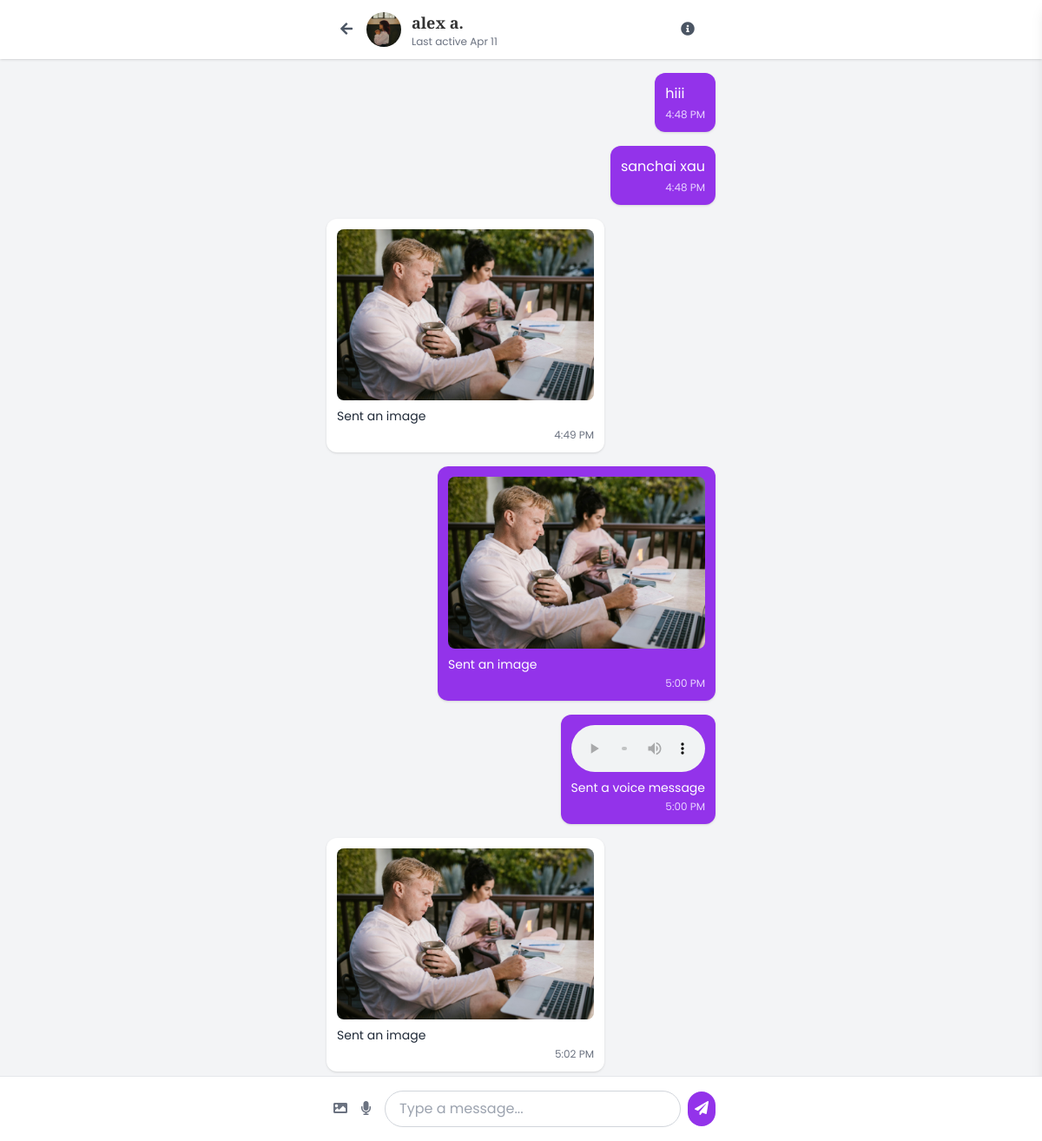
The app's page /messages/1/ (signed in) with its own data.
### app/models.py (models this page shows, shortened)
class UserProfile(models.Model):
    GENDER_CHOICES = (
        ('M', 'Male'),
        ('F', 'Female'),
        ('O', 'Other'),
    )
    user = models.OneToOneField(User, on_delete=models.CASCADE, related_name='profile')
    bio = models.TextField(max_length=500, blank=True)
    birth_date = models.DateField(null=True, blank=True)
    gender = models.CharField(max_length=1, choices=GENDER_CHOICES)
    location = models.CharField(max_length=100, blank=True)
    occupation = models.CharField(max_length=100, blank=True)
    profile_picture = models.ImageField(upload_to='profile_pics/', null=True, blank=True)
    interests = models.ManyToManyField(Interest, blank=True)
    latitude = models.FloatField(null=True, blank=True)
    longitude = models.FloatField(null=True, blank=True)
    last_active = models.DateTimeField(auto_now=True)
    def age(self):
        from datetime import date
        if self.birth_date:
            today = date.today()
            return today.year - self.birth_date.year - ((today.month, today.day) < (self.birth_date.month, self.birth_date.day))
        return None

class Message(models.Model):
    MESSAGE_TYPE_CHOICES = (
        ('text', 'Text'),
        ('image', 'Image'),
        ('voice', 'Voice'),
    )
    conversation = models.ForeignKey(Conversation, on_delete=models.CASCADE, related_name='messages')
    sender = models.ForeignKey(User, on_delete=models.CASCADE)
    content = models.TextField()
    image = models.ImageField(upload_to='chat_images/', null=True, blank=True)
    voice = models.FileField(upload_to='chat_voice/', null=True, blank=True)
    message_type = models.CharField(max_length=10, choices=MESSAGE_TYPE_CHOICES, default='text')
    is_read = models.BooleanField(default=False)
    created_at = models.DateTimeField(auto_now_add=True)
    class Meta:
        ordering = ['created_at']

### app/views.py (the view)
# urls.py: path('messages/<int:conversation_id>/', views.chat, name='chat'),
@login_required
def chat(request, conversation_id):
    conversation = get_object_or_404(
        Conversation.objects.get_conversations_for_user(request.user),
        id=conversation_id
    )
    other_user = conversation.get_other_user(request.user)
    other_profile = other_user.profile
    Message.objects.filter(
        conversation=conversation,
        sender=other_user,
        is_read=False
    ).update(is_read=True)
    messages_list = conversation.messages.all()
    return render(request, 'app/chat.html', {
        'conversation': conversation,
        'other_user': other_user,
        'other_profile': other_profile,
        'messages': messages_list
    })

### app/models.py (called while the page is built)
    def get_conversations_for_user(self, user):
        return self.filter(Q(user1=user) | Q(user2=user))

    def get_other_user(self, user):
        if user == self.user1:
            return self.user2
        return self.user1

### templates/app/chat.html (shortened to what this page needs)
{% extends 'app/base.html' %}
{% block content %}
<div class="flex flex-col h-screen bg-gray-100">
    <div class="bg-white shadow z-10">
        <div class="max-w-md mx-auto px-4 py-3">
            <div class="flex items-center">
                <a href="{% url 'conversations' %}" class="mr-4 text-gray-600">
                    <i class="fas fa-arrow-left"></i>
                </a>
                <div class="relative">
                    {% if other_profile.profile_picture %}
                    <img alt="{{ other_user.first_name }}'s profile picture" class="w-10 h-10 rounded-full object-cover" src="{{ other_profile.profile_picture.url }}"/>
                    {% else %}
                    <div class="w-10 h-10 rounded-full bg-gray-200 flex items-center justify-center">
                        <i class="fas fa-user text-gray-400"></i>
                    </div>
                    {% endif %}
                </div>
                <div class="ml-3 flex-1">
                    <h1 class="text-lg font-semibold">
                        {{ other_user.first_name }}
                        {% if other_user.last_name %}
                            {{ other_user.last_name|first }}.
                        {% endif %}
                    </h1>
                    <p class="text-xs text-gray-500">
                        {% if other_user.profile.last_active|date:'Y-m-d' == now|date:'Y-m-d' %}
                            Active today
                        {% else %}
                            Last active {{ other_user.profile.last_active|date:"M d" }}
                        {% endif %}
                    </p>
                </div>
                <button class="p-2 rounded-full hover:bg-gray-100" id="profile-info-btn" aria-label="View Profile">
                    <i class="fas fa-info-circle text-gray-600"></i>
                </button>
            </div>
        </div>
    </div>
    <div class="flex-1 overflow-y-auto p-4 pb-20" id="chat-messages">
        <div class="max-w-md mx-auto space-y-4">
            {% if messages %}
                {% for message in messages %}
                    <div class="flex {% if message.sender == user %}justify-end{% endif %}">
                        <div class="max-w-xs {% if message.sender == user %}bg-purple-600 text-white{% else %}bg-white text-gray-800{% endif %} rounded-xl p-3 shadow">
                            {% if message.message_type == 'text' %}
                                <p>{{ message.content }}</p>
                            {% elif message.message_type == 'image' %}
                                <div class="mb-2">
                                    <img src="{{ message.image.url }}" alt="Image" class="max-w-full rounded-lg">
                                </div>
                                {% if message.content %}
                                    <p class="text-sm">{{ message.content }}</p>
                                {% endif %}
                            {% elif message.message_type == 'voice' %}
                                <div class="mb-2">
                                    <audio controls class="w-full">
                                        <source src="{{ message.voice.url }}" type="audio/mpeg">
                                    </audio>
                                </div>
                                {% if message.content %}
                                    <p class="text-sm">{{ message.content }}</p>
                                {% endif %}
                            {% endif %}
                            <p class="text-xs {% if message.sender == user %}text-purple-200{% else %}text-gray-500{% endif %} text-right mt-1">
                                {{ message.created_at|time:"g:i A" }}
                            </p>
                        </div>
                    </div>
                {% endfor %}
            {% else %}
                <div class="text-center text-gray-500 py-8">
                    <p>No messages yet. Say hello!</p>
                </div>
            {% endif %}
        </div>
    </div>
    <div class="bg-white border-t border-gray-200 p-4 fixed bottom-0 left-0 right-0 z-50">
        <div class="max-w-md mx-auto">
            <form id="message-form" class="flex flex-col">
                <div class="flex items-center">
                    <div class="flex mr-2">
                        <button type="button" id="image-button" class="p-2 text-gray-500 hover:text-purple-500" title="Send Image" aria-label="Send Image">
                            <i class="fas fa-image"></i>
                        </button>
                        <button type="button" id="voice-button" class="p-2 text-gray-500 hover:text-purple-500" title="Send Voice Message" aria-label="Send Voice Message">
                            <i class="fas fa-microphone"></i>
                        </button>
                    </div>
                    <div class="flex-1 flex items-center">
                        <input type="text" id="message-input" placeholder="Type a message..." class="w-full border border-gray-300 rounded-full py-2 px-4 focus:outline-none focus:ring-2 focus:ring-purple-500 focus:border-transparent">
                        <button type="submit" id="send-button" class="ml-2 bg-purple-600 text-white rounded-full p-2 hover:bg-purple-700" aria-label="Send Message">
                            <i class="fas fa-paper-plane"></i>
                        </button>
                    </div>
                </div>
            </form>
        </div>
    </div>
</div>
{% endblock %}

### templates/app/base.html (style rules this page uses)
:root { --primary-purple: #9b87f5; --secondary-purple: #7E69AB; --light-purple: #D6BCFA; --affair-pink: #FFDEE2; --affair-peach: #FDE1D3; --affair-red: #ea384c; --dark-text: #333; --light-text: #fff; --medium-text: #666; --gray-text: #888; --box-shadow: 0 10px 30px rgba(0, 0, 0, 0.1); --border-radius: 10px; --section-padding: 5rem 1rem; }
body { font-family: 'Poppins', sans-serif; color: var(--dark-text); line-height: 1.6; overflow-x: hidden; }
h1, h2, h3, h4, h5, h6 { font-family: 'Playfair Display', serif; font-weight: 600; line-height: 1.2; }

### records on screen
UserProfile: profile_picture (picture)
Message: content "hiii", created_at "4:48 PM"
Message: content "sanchai xau", created_at "4:48 PM"
Message: image (picture), content "Sent an image", created_at "4:49 PM"
Message: image (picture), content "Sent an image", created_at "5:00 PM"
Message: content "Sent a voice message", created_at "5:00 PM"
Message: image (picture), content "Sent an image", created_at "5:02 PM"

### other values on screen
{{ other_user.first_name }} "alex"
{{ other_user.last_name|first }} "a"
{{ other_user.profile.last_active|date:"M d" }} "Apr 11"
